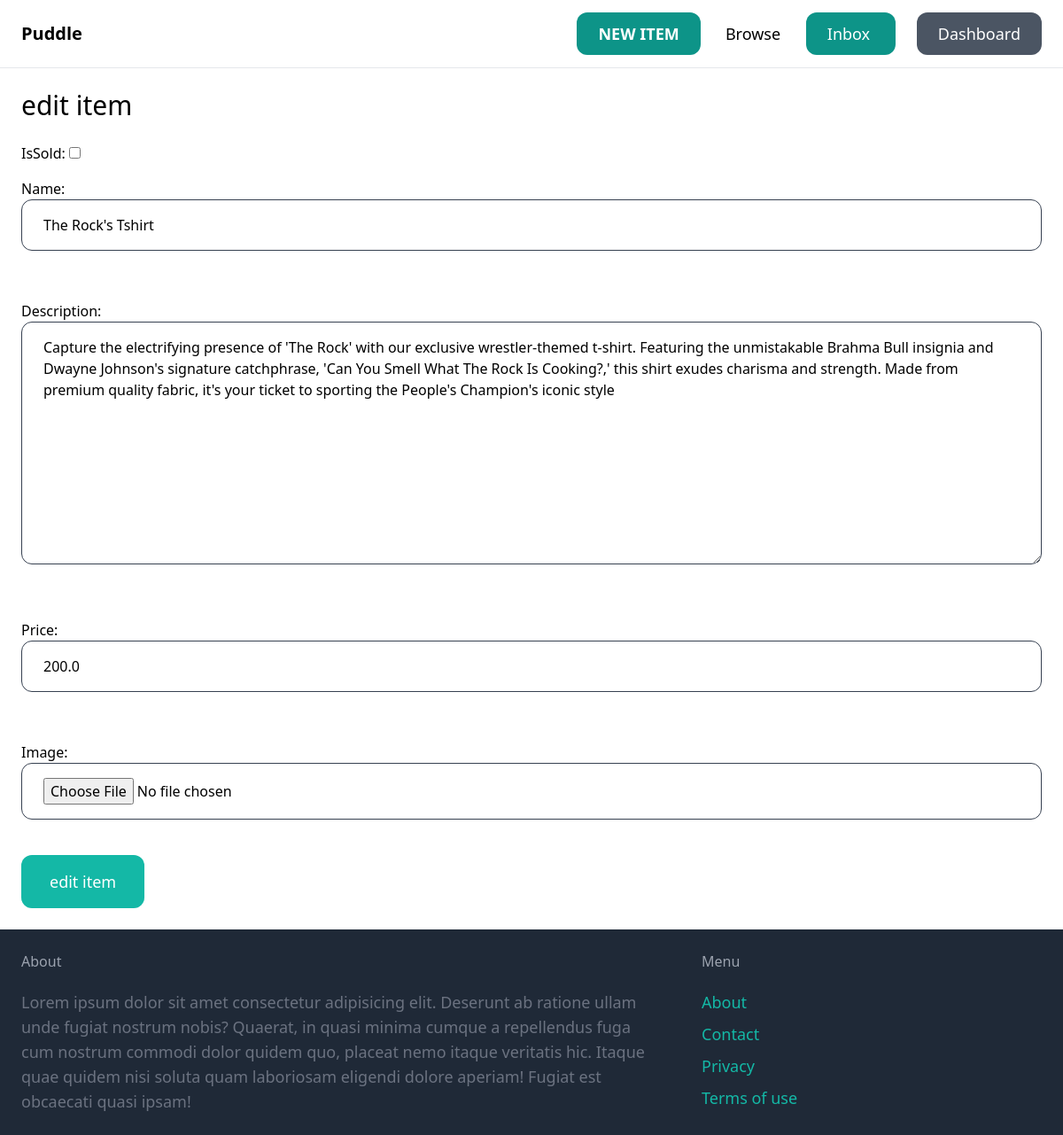
The page /items/1/edit (signed in) on the database its author committed.
### items/models.py (models this page shows, shortened)
class items(models.Model):
    name = models.CharField(max_length=255)
    description = models.TextField(blank= True, null=True)
    price = models.FloatField()
    image = models.ImageField( upload_to='item_images', blank= True, null=True)
    isSold = models.BooleanField(default=False)
    createdBy = models.ForeignKey(User, related_name='items',  on_delete=models.CASCADE)
    createdAt = models.DateTimeField(auto_now_add=True)
    itemCategory = models.ForeignKey(category, related_name='items', on_delete=models.CASCADE)
    class Meta:
        verbose_name_plural = "items"

### items/views.py (the view)
# urls.py: path('<int:pk>/edit', views.editI, name="edit"),
@login_required
def editI(request, pk):
    i = get_object_or_404(items, pk=pk, createdBy=request.user)
    if request.method == "POST":
        form = editForm(request.POST, request.FILES, instance=i)
        if form.is_valid():
            form.save()
            return redirect('items:detail', pk=i.id)
    else:
        form = editForm(instance=i)
    return render(request, "item/from.html", {
        "formm" : form,
        "title" : "edit item"
    })

### items/forms.py
class editForm(forms.ModelForm):
    class Meta:
        model = items
        fields= ("isSold","name","description","price","image")
        widgets = {
            'name' : forms.TextInput(attrs={
                'class' : INPUT_CLASSES
            }) ,
            'description' : forms.Textarea(attrs={
                'class' : INPUT_CLASSES
            }) ,
            'image' : forms.FileInput(attrs={
                'class' : INPUT_CLASSES
            }) ,
            'price' : forms.NumberInput(attrs={
                'class' : INPUT_CLASSES
            }) ,
        }

### items/templates/item/from.html (shortened to what this page needs)
{% extends 'core/base.html' %}
{% block content %}
    <h1 class="mb-6 text-3xl"> {{ title }} </h1>
    <form action="." enctype="multipart/form-data" method="post">
        <div class="space-y-4">
            {{ formm.as_p }}
        </div>
        <button class="py-4 px-8 text-lg bg-teal-500 hover:bg-teal-600 rounded-xl text-white"> {{ title }}</button>
    </form>
{% endblock %}

### rows shown on the page
items: name "The Rock's Tshirt", description "Capture the electrifying presence of 'The Rock' with our exclusive wrestler-themed t-shirt. Featuring the unmistakable Brahma Bull insignia and Dwayne Johnson's signature catchphrase, 'Can You Smell What The Rock Is Cooking?,' this shirt exudes charisma and strength. Made from premium quality fabric, it's your ticket to sporting the People's Champion's iconic style", price "200.0"

### other values the page prints
{{ title }} "edit item"
